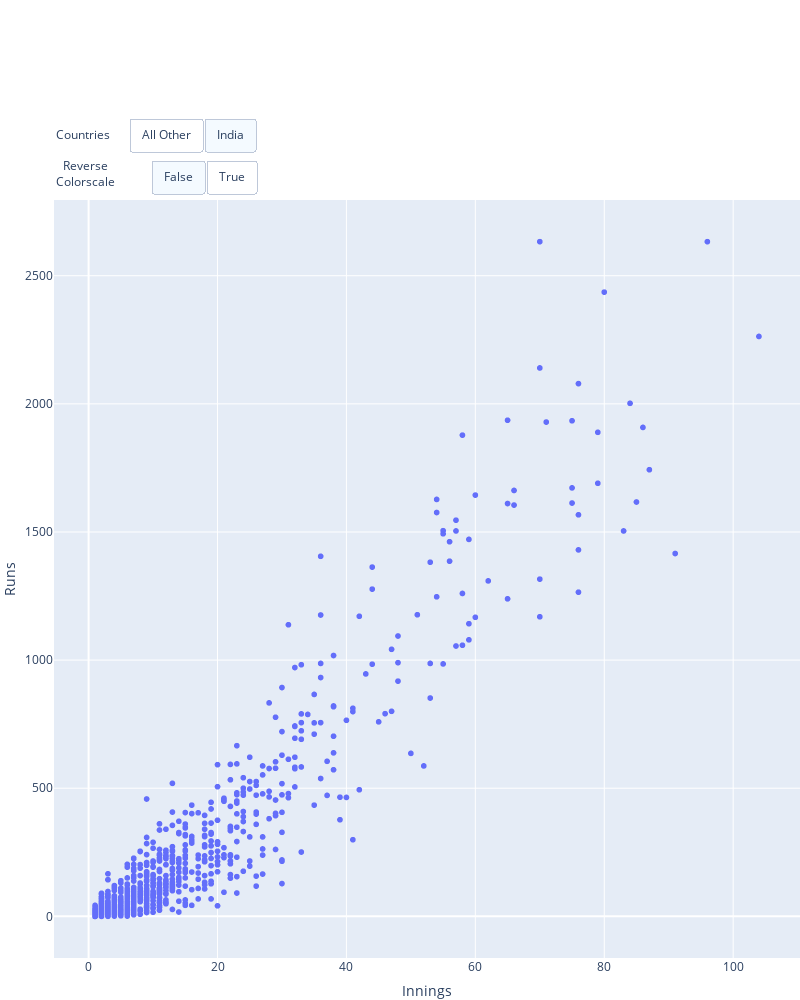

Write notebook code for a chart like this one.
### Code cell
fig2 = go.Figure()

# Add surface trace
fig2 = px.scatter(cricket,\
                  x = "Innings",\
                  y = "Runs",\
                  hover_name = "Player",\
                  # labels = {'Runs': 'Runs'},
                  hover_data = ["Average", "Country"],\
                  height = 500)

# Update plot sizing
fig2.update_layout(
    width=800,
    height=1000,
    autosize=False,
    margin=dict(t=200, b=0, l=0, r=0),
)

# Update 3D scene options
fig2.update_scenes(
    aspectratio=dict(x=1, y=1, z=0.7),
    aspectmode="manual"
)

# Add drowdowns
# button_layer_1_height = 1.08
button_layer_1_height = 1.12
button_layer_2_height = 1.065

fig2.update_layout(
    updatemenus=[
        dict(
            buttons=list([
                dict(
                    args=["Countries", "All Other"],
                    label="All Other",
                    method="restyle"
                ),
                dict(
                    args=["Countries", "India"],
                    label="India",
                    method="restyle"
                ),
            ]),
            type = "buttons",
            direction="right",
            pad={"r": 9, "t": 9},
            showactive=True,
            x=0.1,
            xanchor="left",
            y=button_layer_1_height,
            yanchor="top"
        ),
        dict(
            buttons=list([
                dict(
                    args=["reversescale", False],
                    label="False",
                    method="restyle"
                ),
                dict(
                    args=["reversescale", True],
                    label="True",
                    method="restyle"
                )
            ]),
            type = "buttons",
            direction="right",
            pad={"r": 9, "t": 9},
            showactive=True,
            x=0.13,
            xanchor="left",
            y=button_layer_2_height,
            yanchor="top"
        ),
    ])

fig2.update_layout(
    annotations=[
        dict(text="Countries", x=0, xref="paper", y=1.1, yref="paper",
                             align="left", showarrow=False),
        dict(text="Reverse<br>Colorscale", x=0, xref="paper", y=1.06,
                             yref="paper", showarrow=False),
    ])

fig2.show()

### Figure 1 — Plotly figure (JSON) as saved in the notebook; plotly's stock layout.template omitted (floating-point values rounded to 4 significant figures; data arrays with more than 128 entries replaced by an {"elided": "..."} marker saying what was removed)
{"data": [{"Countries": "India", "customdata": {"elided": "1110x2 mixed values"}, "hovertemplate": "<b>%{hovertext}</b><br><br>Innings=%{x}<br>Runs=%{y}<br>Average=%{customdata[0]}<br>Country=%{customdata[1]}<extra></extra>", "hovertext": {"elided": "1110 str values"}, "legendgroup": "", "marker": {"color": "#636efa", "symbol": "circle"}, "mode": "markers", "name": "", "reversescale": false, "showlegend": false, "type": "scattergl", "x": {"elided": "1110 int values"}, "xaxis": "x", "y": {"elided": "1110 int values"}, "yaxis": "y"}], "layout": {"annotations": [{"align": "left", "showarrow": false, "text": "Countries", "x": 0, "xref": "paper", "y": 1.1, "yref": "paper"}, {"showarrow": false, "text": "Reverse<br>Colorscale", "x": 0, "xref": "paper", "y": 1.06, "yref": "paper"}], "autosize": false, "height": 1000, "legend": {"tracegroupgap": 0}, "margin": {"b": 0, "l": 0, "r": 0, "t": 200}, "scene": {"aspectmode": "manual", "aspectratio": {"x": 1, "y": 1, "z": 0.7}}, "updatemenus": [{"active": 1, "buttons": [{"args": ["Countries", "All Other"], "label": "All Other", "method": "restyle"}, {"args": ["Countries", "India"], "label": "India", "method": "restyle"}], "direction": "right", "pad": {"r": 9, "t": 9}, "showactive": true, "type": "buttons", "x": 0.1, "xanchor": "left", "y": 1.12, "yanchor": "top"}, {"active": 0, "buttons": [{"args": ["reversescale", false], "label": "False", "method": "restyle"}, {"args": ["reversescale", true], "label": "True", "method": "restyle"}], "direction": "right", "pad": {"r": 9, "t": 9}, "showactive": true, "type": "buttons", "x": 0.13, "xanchor": "left", "y": 1.065, "yanchor": "top"}], "width": 800, "xaxis": {"anchor": "y", "autorange": true, "domain": [0, 1], "range": [-5.37, 110.4], "title": {"text": "Innings"}, "type": "linear"}, "yaxis": {"anchor": "x", "autorange": true, "domain": [0, 1], "range": [-162.5, 2796.0], "title": {"text": "Runs"}, "type": "linear"}}}
